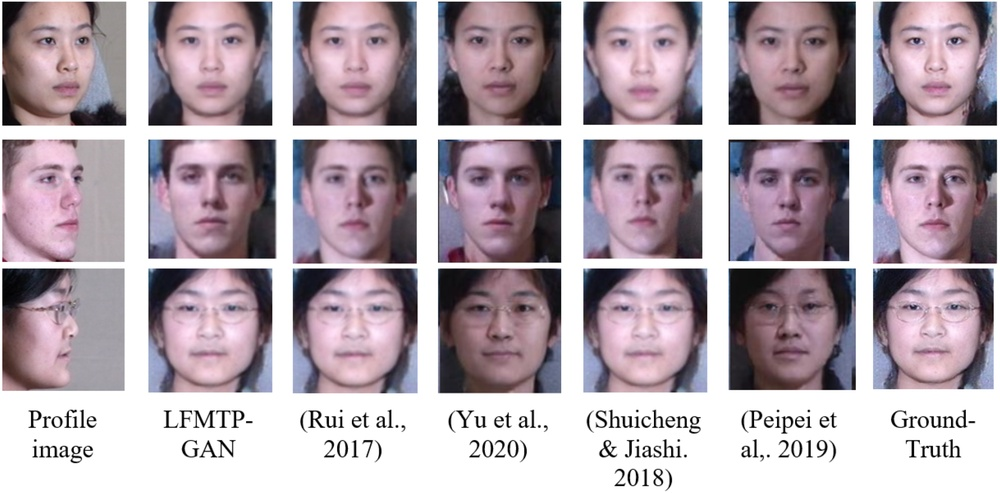
#> input picture test.jpg, 1000 x 493 px, shrunk from 1898 x 935 before the run
$ python infer.py
#> lines starting #> are read from the running program, lines starting #| are printed output that depends on the picture; after the words box and inside, x2 and y2 are one past the last pixel; in counts of white or black regions, pixels touching at a corner belong together
import cv2

# 载入模型
face_cascade = cv2.CascadeClassifier("haarcascade_frontalface_default.xml")

# 读取图片
img = cv2.imread("test.jpg")
#> img is the input picture: shape (493, 1000, 3); mean B, G, R 171.5, 163.1, 176.9
gray = cv2.cvtColor(img, cv2.COLOR_BGR2GRAY)
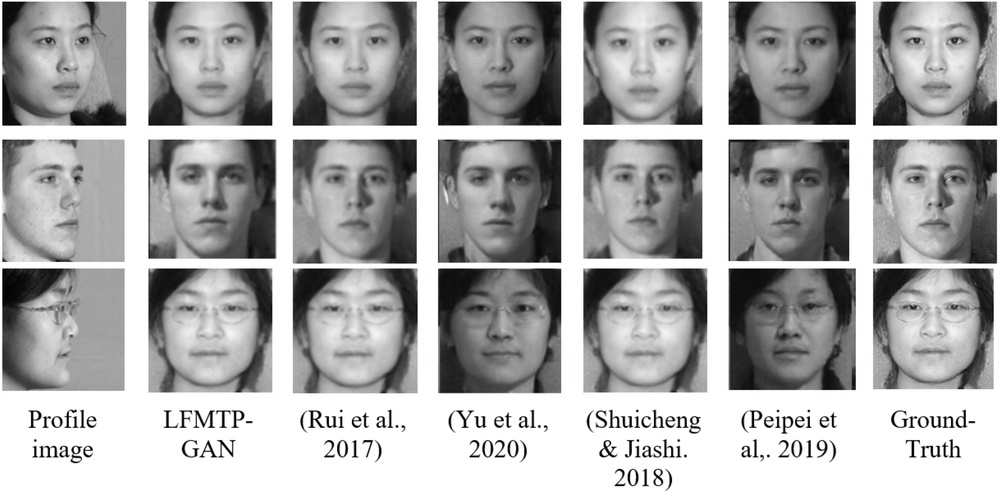
#> gray: shape (493, 1000); min 0, max 255, mean 168.2

# 识别
faces = face_cascade.detectMultiScale(gray, 1.2, 4)
#> faces = 20 rows, first 6: [306, 6, 98, 98], [16, 5, 95, 95], [450, 6, 98, 98], [160, 136, 104, 104], [446, 136, 107, 107], [592, 138, 104, 104]

# 画框
for (x, y, w, h) in faces:
    cv2.rectangle(img, (x, y), (x+w, y+h), (0, 255, 0), 2)
#> this loop made 20 passes
#> (x, y, w, h) on passes 1 to 12: (306, 6, 98, 98), (16, 5, 95, 95), (450, 6, 98, 98), (160, 136, 104, 104), (446, 136, 107, 107), (592, 138, 104, 104), (300, 136, 112, 112), (737, 140, 102, 102), (883, 139, 105, 105), (160, 5, 102, 102), (742, 5, 101, 101), (884, 5, 104, 104)
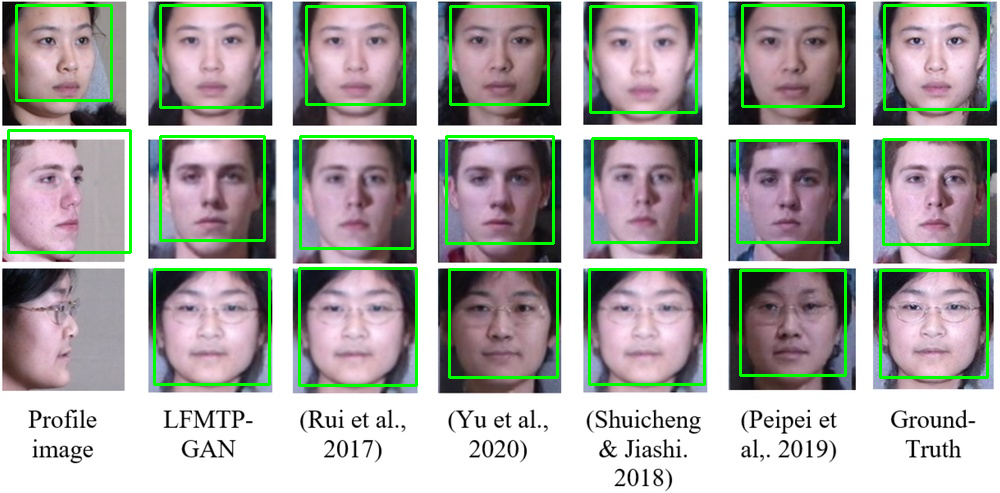
#> img: shape (493, 1000, 3); 5.16% of pixels changed, all inside (x1, y1, x2, y2) = (7, 4, 990, 387)

# 保存结果
cv2.imwrite("result.jpg", img)

print("检测完成！结果已保存到 result.jpg")
